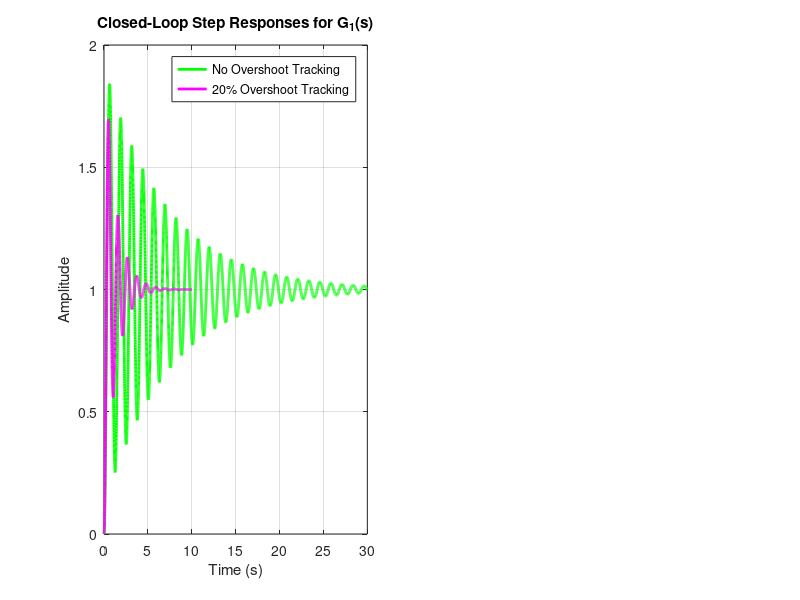

MATLAB code to generate this figure: (Note: this script raises an error after producing the figure.)
clear; clc; close all;

s = tf('s');
G1 = (80 / (s + 8)^2) * (1 / (s + 2) + 0.4 / (s + 0.04));
G2 = (s + 5)^2 / (s * (s + 2)^2 * (s + 25));

systems = {G1, G2};
sys_names = {'G_1(s)', 'G_2(s)'};
N = 10; 

figure('Name', 'CHR PID Tuning Results', 'Position', [100, 100, 1000, 400]);

for i = 1:length(systems)
    G = systems{i};
    
    [y, t] = step(G);
    
    dy = diff(y) ./ diff(t);
    [max_slope, max_idx] = max(dy);
    
    t_inf = t(max_idx);
    y_inf = y(max_idx);
    
    L = t_inf - y_inf / max_slope;
    a = abs(max_slope * (0 - t_inf) + y_inf);
    
    K_no = 0.6 / a;
    Ti_no = 1.0 * L;
    Td_no = 0.5 * L;
    
    K_20 = 0.95 / a;
    Ti_20 = 1.357 * L;
    Td_20 = 0.473 * L;
    
    C_no = pid(K_no, K_no/Ti_no, K_no*Td_no, Td_no/N);
    C_20 = pid(K_20, K_20/Ti_20, K_20*Td_20, Td_20/N);
    
    sys_cl_no = feedback(C_no * G, 1);
    sys_cl_20 = feedback(C_20 * G, 1);
    
    subplot(1, 2, i);
    [y_no, t_no] = step(sys_cl_no);
    [y_20, t_20] = step(sys_cl_20);
    
    plot(t_no, y_no, 'g', 'LineWidth', 2); hold on;
    plot(t_20, y_20, 'm', 'LineWidth', 2);
    
    grid on;
    title(['Closed-Loop Step Responses for ', sys_names{i}]);
    xlabel('Time (s)'); ylabel('Amplitude');
    legend('No Overshoot Tracking', '20% Overshoot Tracking', 'Location', 'Best');
    
    info_no = stepinfo(sys_cl_no);
    info_20 = stepinfo(sys_cl_20);
    
    fprintf('\nPerformance for %s\n', sys_names{i});
    fprintf('No Overshoot:\n  Overshoot: %.2f%%\n', info_no.Overshoot);
    fprintf('20%% Overshoot:\n  Overshoot: %.2f%%\n', info_20.Overshoot);
end
